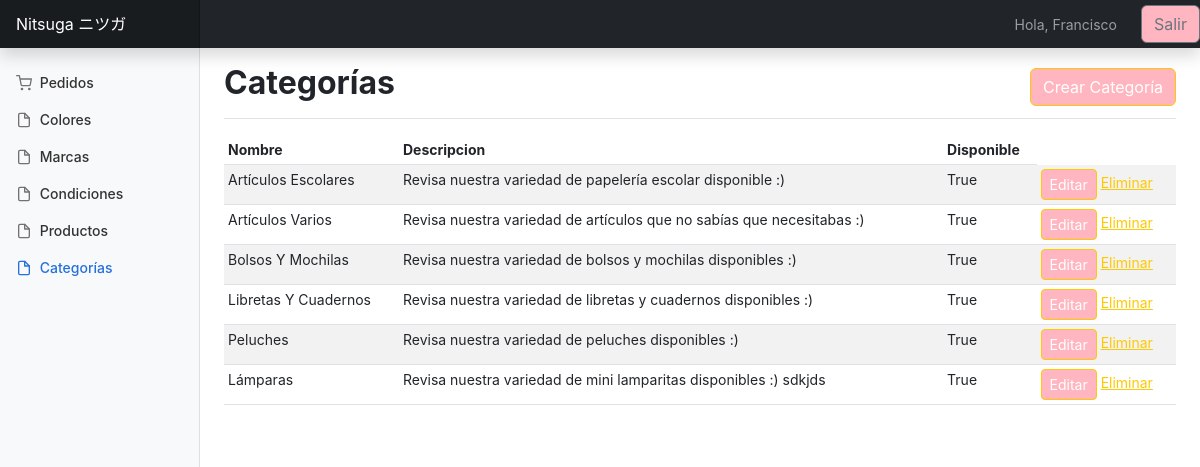
/listar_categoria/ (signed in), run on the app's committed database.
### app/models.py (models this page shows, shortened)
class Categoria(models.Model):
    nombre = models.CharField(max_length=50)
    descripcion = models.TextField()
    disponible = models.BooleanField()

### app/views.py (the view)
# urls.py: path('listar_categoria/', listar_categoria, name="listar_categoria"),
@login_required
def listar_categoria(request):
    categorias = Categoria.objects.all()
    data = {
        'categorias' : categorias
    }
    return render(request, 'app/categorias/listar.html', data)

### app/templates/app/categorias/listar.html
{% extends 'app/gestion/base.html' %}
{% block contenido %}
<div class="container-fluid">
    <div class="row">
      <main class="col-md-9 ms-sm-auto col-lg-10 px-md-4">
        <div
          class="d-flex justify-content-between flex-wrap flex-md-nowrap align-items-center pt-3 pb-2 mb-3 border-bottom">
          <h1 class="h2">Categorías</h1>
          <a href="{% url 'app:crear_categoria' %}" class="btn btn-primary">Crear Categoría</a>
        </div>
        <div class="table-responsive">
          <table class="table table-striped table-sm">
            <thead>
              <tr>
                <th scope="col">Nombre</th>
                <th scope="col">Descripcion</th>
                <th scope="col">Disponible</th>
              </tr>
            </thead>
            <tbody>
                {% for c in categorias %}
                <tr>
                    <td>{{ c.nombre | title }}</td>
                    <td>{{ c.descripcion }}</td>
                    <td>{{ c.disponible | title }}</td>
                    <td>
                        <a href="{% url 'app:editar_categoria' c.id %}" class="btn-primary btn btn-sm">Editar</a>
                        <a href="{% url 'app:eliminar_categoria' c.id %}" class="btn-sm">Eliminar</a>
                    </td>
                </tr>
                {% endfor %}
            </tbody>
          </table>
        </div>
      </main>
    </div>
  </div>
{% endblock %}

### app/templates/app/gestion/base.html (shortened to what this page needs)
{% load static %}
<!doctype html>
<html lang="en">
<head>
  <link rel="stylesheet" href="{% static 'app/css/styles.css' %}">
  <link rel="stylesheet" href="{% static 'app/css/dashboard.css' %}">
</head>
<body>
  <header class="navbar navbar-dark sticky-top bg-dark flex-md-nowrap p-0 shadow">
    <a class="navbar-brand col-md-3 col-lg-2 me-0 px-3" href="{% url 'gestion_home' %}">Nitsuga ニツガ</a>
    <div class="navbar-nav">
      <div class="nav-item text-nowrap d-flex align-items-center">
        <span class="nav-link px-3">Hola, {{ user.username }}</span>
        <form action="{% url 'logout' %}" method="post" class="ms-2">
          <button type="submit" class="btn btn-outline-secondary">Salir</button>
        </form>
      </div>
    </div>
  </header>
  <div class="container-fluid">
    <div class="row">
      <nav id="sidebarMenu" class="col-md-3 col-lg-2 d-md-block bg-light sidebar collapse">
        <div class="position-sticky pt-3">
          <ul class="nav flex-column">
            <li class="nav-item">
              <a class="nav-link" aria-current="page" href="{% url 'gestion_home' %}">
                <span data-feather="shopping-cart"></span>
                Pedidos
              </a>
            </li>
            <li class="nav-item">
              <a class="nav-link" href="{% url 'app:listar_color' %}">
                <span data-feather="file"></span>
                Colores
              </a>
            </li>
            <li class="nav-item">
              <a class="nav-link" href="{% url 'app:listar_marca' %}">
                <span data-feather="file"></span>
                Marcas
              </a>
            </li>
            <li class="nav-item">
              <a class="nav-link" href="{% url 'app:listar_condicion' %}">
                <span data-feather="file"></span>
                Condiciones
              </a>
            </li>
            <li class="nav-item">
              <a class="nav-link" href="{% url 'app:listar_producto' %}">
                <span data-feather="file"></span>
                Productos
              </a>
            </li>
            <li class="nav-item">
              <a class="nav-link active" href="{% url 'app:listar_categoria' %}">
                <span data-feather="file"></span>
                Categorías
              </a>
            </li>
          </ul>
        </div>
      </nav>
    </div>
  </div>
    {% block contenido %}
    {% endblock %}
</body>
</html>

### app/static/app/css/dashboard.css (style rules this page uses)
body { font-size: .875rem; }
.feather { width: 16px; height: 16px; vertical-align: text-bottom; }
.sidebar { position: fixed; top: 0; bottom: 0; left: 0; z-index: 100; padding: 48px 0 0; box-shadow: inset -1px 0 0 rgba(0, 0, 0, .1); }
.sidebar .nav-link { font-weight: 500; color: #333; }
.sidebar .nav-link .feather { margin-right: 4px; color: #727272; }
.sidebar .nav-link.active { color: #2470dc; }
.sidebar .nav-link:hover .feather, .sidebar .nav-link.active .feather { color: inherit; }
.navbar-brand { padding-top: .75rem; padding-bottom: .75rem; font-size: 1rem; background-color: rgba(0, 0, 0, .25); box-shadow: inset -1px 0 0 rgba(0, 0, 0, .25); }

### data on the page
Categoria: nombre "Artículos Escolares", descripcion "Revisa nuestra variedad de papelería escolar disponible :)", disponible "True"
Categoria: nombre "Artículos Varios", descripcion "Revisa nuestra variedad de artículos que no sabías que necesitabas :)", disponible "True"
Categoria: nombre "Bolsos Y Mochilas", descripcion "Revisa nuestra variedad de bolsos y mochilas disponibles :)", disponible "True"
Categoria: nombre "Libretas Y Cuadernos", descripcion "Revisa nuestra variedad de libretas y cuadernos disponibles :)", disponible "True"
Categoria: nombre "Peluches", descripcion "Revisa nuestra variedad de peluches disponibles :)", disponible "True"
Categoria: nombre "Lámparas", descripcion "Revisa nuestra variedad de mini lamparitas disponibles :) sdkjds", disponible "True"

### other printed values
{{ user.username }} "Francisco"
